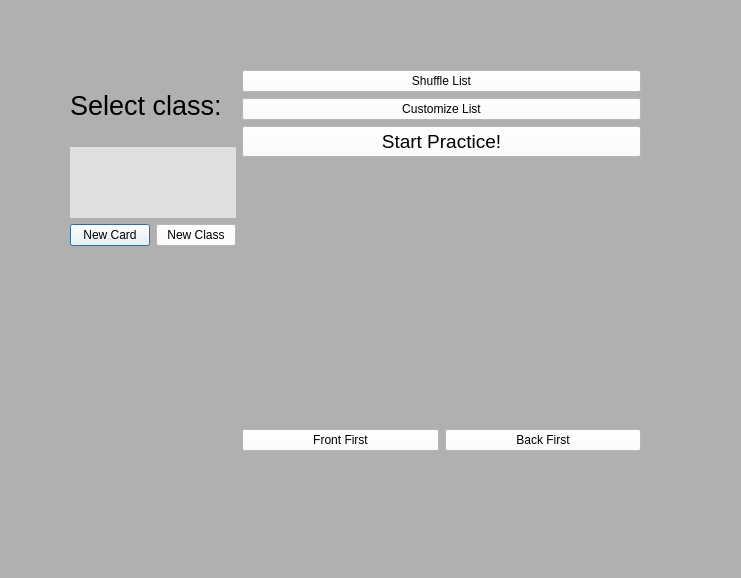
<?xml version="1.0" encoding="UTF-8"?>
<ui version="4.0">
 <class>Dialog</class>
 <widget class="QDialog" name="Dialog">
  <property name="geometry">
   <rect>
    <x>0</x>
    <y>0</y>
    <width>741</width>
    <height>578</height>
   </rect>
  </property>
  <property name="sizePolicy">
   <sizepolicy hsizetype="Fixed" vsizetype="Fixed">
    <horstretch>0</horstretch>
    <verstretch>0</verstretch>
   </sizepolicy>
  </property>
  <property name="windowTitle">
   <string>Dialog</string>
  </property>
  <property name="styleSheet">
   <string notr="true">background-color: rgb(176, 176, 176);</string>
  </property>
  <widget class="QWidget" name="widget" native="true">
   <property name="geometry">
    <rect>
     <x>30</x>
     <y>40</y>
     <width>681</width>
     <height>491</height>
    </rect>
   </property>
   <property name="sizePolicy">
    <sizepolicy hsizetype="Expanding" vsizetype="Expanding">
     <horstretch>0</horstretch>
     <verstretch>0</verstretch>
    </sizepolicy>
   </property>
   <widget class="QWidget" name="formLayoutWidget">
    <property name="geometry">
     <rect>
      <x>40</x>
      <y>30</y>
      <width>571</width>
      <height>381</height>
     </rect>
    </property>
    <layout class="QFormLayout" name="formLayout_2">
     <item row="0" column="0">
      <layout class="QHBoxLayout" name="horizontalLayout_3">
       <item>
        <layout class="QVBoxLayout" name="verticalLayout">
         <item>
          <widget class="QLabel" name="label">
           <property name="font">
            <font>
             <pointsize>20</pointsize>
            </font>
           </property>
           <property name="text">
            <string>Select class:</string>
           </property>
          </widget>
         </item>
         <item>
          <widget class="QWidget" name="SCROLL_WIDGET" native="true">
           <property name="styleSheet">
            <string notr="true">
background-color: rgb(223, 223, 223);</string>
           </property>
           <layout class="QGridLayout" name="gridLayout">
            <item row="0" column="0">
             <widget class="QWidget" name="SCROLL_AREA" native="true">
              <layout class="QGridLayout" name="gridLayout_2"/>
             </widget>
            </item>
           </layout>
          </widget>
         </item>
         <item>
          <layout class="QHBoxLayout" name="horizontalLayout">
           <item>
            <widget class="QPushButton" name="ADD_CARD_BUTT">
             <property name="styleSheet">
              <string notr="true">background-color: rgb(255, 255, 255);</string>
             </property>
             <property name="text">
              <string>New Card</string>
             </property>
            </widget>
           </item>
           <item>
            <widget class="QPushButton" name="ADD_CLASS_BUTT">
             <property name="styleSheet">
              <string notr="true">background-color: rgb(255, 255, 255);</string>
             </property>
             <property name="text">
              <string>New Class</string>
             </property>
            </widget>
           </item>
          </layout>
         </item>
        </layout>
       </item>
      </layout>
     </item>
     <item row="0" column="1">
      <layout class="QGridLayout" name="gridLayout_3">
       <property name="sizeConstraint">
        <enum>QLayout::SetFixedSize</enum>
       </property>
       <item row="3" column="0">
        <widget class="QPushButton" name="SHUFFLE_BUTT">
         <property name="styleSheet">
          <string notr="true">background-color: rgb(255, 255, 255);</string>
         </property>
         <property name="text">
          <string>Shuffle List</string>
         </property>
        </widget>
       </item>
       <item row="8" column="0">
        <spacer name="verticalSpacer_2">
         <property name="orientation">
          <enum>Qt::Vertical</enum>
         </property>
         <property name="sizeHint" stdset="0">
          <size>
           <width>20</width>
           <height>40</height>
          </size>
         </property>
        </spacer>
       </item>
       <item row="4" column="0">
        <widget class="QPushButton" name="CUSTOM_BUTT">
         <property name="sizePolicy">
          <sizepolicy hsizetype="Minimum" vsizetype="Fixed">
           <horstretch>200</horstretch>
           <verstretch>0</verstretch>
          </sizepolicy>
         </property>
         <property name="styleSheet">
          <string notr="true">background-color: rgb(255, 255, 255);</string>
         </property>
         <property name="text">
          <string>Customize List</string>
         </property>
        </widget>
       </item>
       <item row="6" column="0">
        <widget class="QPushButton" name="START_BUTT">
         <property name="sizePolicy">
          <sizepolicy hsizetype="Minimum" vsizetype="Fixed">
           <horstretch>0</horstretch>
           <verstretch>100</verstretch>
          </sizepolicy>
         </property>
         <property name="font">
          <font>
           <pointsize>14</pointsize>
          </font>
         </property>
         <property name="styleSheet">
          <string notr="true">background-color: rgb(255, 255, 255);</string>
         </property>
         <property name="text">
          <string>Start Practice!</string>
         </property>
        </widget>
       </item>
       <item row="9" column="0">
        <layout class="QHBoxLayout" name="horizontalLayout_2">
         <item>
          <widget class="QPushButton" name="FRONT_FIRST">
           <property name="styleSheet">
            <string notr="true">background-color: rgb(255, 255, 255);</string>
           </property>
           <property name="text">
            <string>Front First</string>
           </property>
          </widget>
         </item>
         <item>
          <widget class="QPushButton" name="BACK_FIRST">
           <property name="styleSheet">
            <string notr="true">background-color: rgb(255, 255, 255);</string>
           </property>
           <property name="text">
            <string>Back First</string>
           </property>
          </widget>
         </item>
        </layout>
       </item>
       <item row="7" column="0">
        <spacer name="verticalSpacer">
         <property name="orientation">
          <enum>Qt::Vertical</enum>
         </property>
         <property name="sizeHint" stdset="0">
          <size>
           <width>20</width>
           <height>40</height>
          </size>
         </property>
        </spacer>
       </item>
      </layout>
     </item>
    </layout>
   </widget>
  </widget>
 </widget>
 <resources/>
 <connections/>
</ui>
